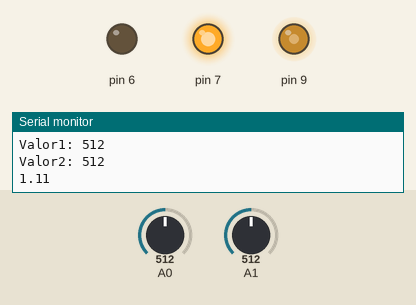
Recording of a sketch running on a simulated Arduino Uno, built with avr-gcc and run on an emulated ATmega328P. Shown: output pins drawn as LEDs (lit = HIGH), the last lines printed to the serial monitor. The inputs (shaded band) are chosen by the test bench; at power-on: A1 = 512, A0 = 512.

Above: at 1.2 s.
1.3 s: A1 set to 489
At 2.5 s:
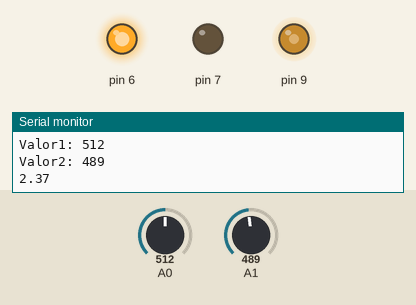
2.8 s: A1 set to 510
At 3.7 s:
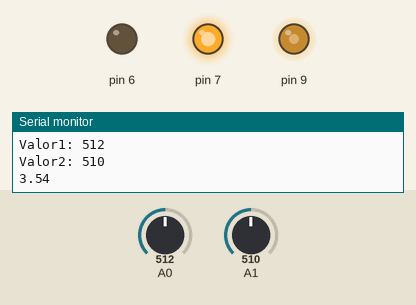
5.8 s: A0 set to 110
7.3 s: A0 set to 94
10.3 s: A1 set to 490
At 11.5 s:
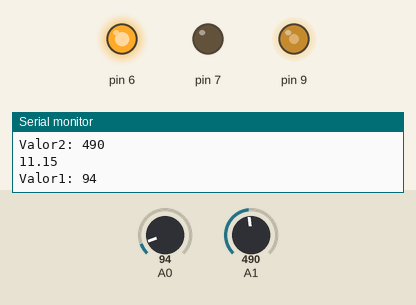
Timing chart, 0 to 12.8 s (numbered marks = the images above; inputs shaded):
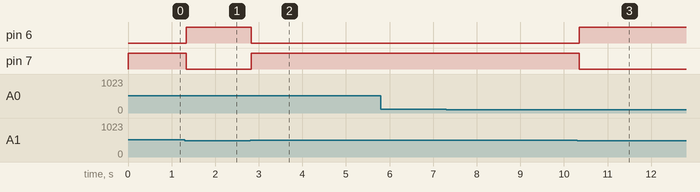

Measured:
- the behaviour switches between 501 and 500 on A1 (found by bisection; images 0 and 1)
- after the input at 1.3 s, pin 6: LOW → HIGH at once; pin 7: HIGH → LOW at once
- after the input at 2.8 s, pin 6: HIGH → LOW at once; pin 7: LOW → HIGH at once
- after the input at 10.3 s, pin 6: LOW → HIGH after 0.05 s; pin 7: HIGH → LOW after 0.05 s

The sketch:

Test_valvula.ino
```cpp
// CONEXIONES
//BLANCO 7
//AZUL 6
//MARRON GND
//ROJO 5V
//AMARILLO A0 POTEN ARRIBA
//AZUL BLANCO A1 POTEN ABAJO
//****************************
#include <TimerOne.h>
//#include <PWM.h>
int pot;
float frec = 1000;
float ms, s, t, In, Out, Out_1, rk, rk1;
int pot1,pot2;
unsigned long startMillis;  //some global variables available anywhere in the program
unsigned long currentMillis;
const unsigned long period = 500;  //the value is a number of milliseconds
//int32_t frequency = 2000;
void setup(){
  Serial.begin(9600);
  pinMode(6, OUTPUT);
  pinMode(7, OUTPUT);

  //InitTimersSafe();

  //Establece la frecuencia para el pin especificado
  //bool success = SetPinFrequencySafe(9, frequency);

  pinMode(9, OUTPUT);
  Timer1.initialize(400);  // arg = period in us/2 kHz
  Timer1.pwm(9, 512);

  noInterrupts();
  TCCR0A = 0;
  TCCR0B = 0;
  TCNT0 = 0;
  TCCR0A |= (1 << WGM01); // CTC mode
  TCCR0B = _BV(CS02)| _BV(CS00); // Clock/1024
  OCR0A = 16000000/1024/frec;
  TIMSK0 |= (1 << OCIE0A);
  interrupts();
}

ISR(TIMER0_COMPA_vect){ // timer 0 (cada 1 mS)
  ms = ms+1;
  if(ms == 1000.00){
  ms = 0.0;
  s = s+1;
  }
  t = s + ms/1000.00;
  In = 100;//100.0*sin(2.0*PI*0.5*t);
  //Out = (K*In*(1/frec) + Out_1);
  //Out_1 = Out;
}

void loop(){
  Serial.println(t);
  //pwmWrite(9, sensorValue / 4);
  pot1 = analogRead(A0); //ARRIBA
  pot2 = analogRead(A1); //ABAJO
  Serial.print("Valor1: ");
  Serial.println(pot1);
  Serial.print("Valor2: ");
  Serial.println(pot2);
  //if (pot1 <= 500){
  //  digitalWrite(6,HIGH);
  //}
  //else{
  //  digitalWrite(6,LOW);
  //}
  if (pot2 <= 500){
    digitalWrite(7,LOW);
    digitalWrite(6,HIGH);
  }
  else{
    digitalWrite(7,HIGH);
    digitalWrite(6,LOW);
  }
}
```
